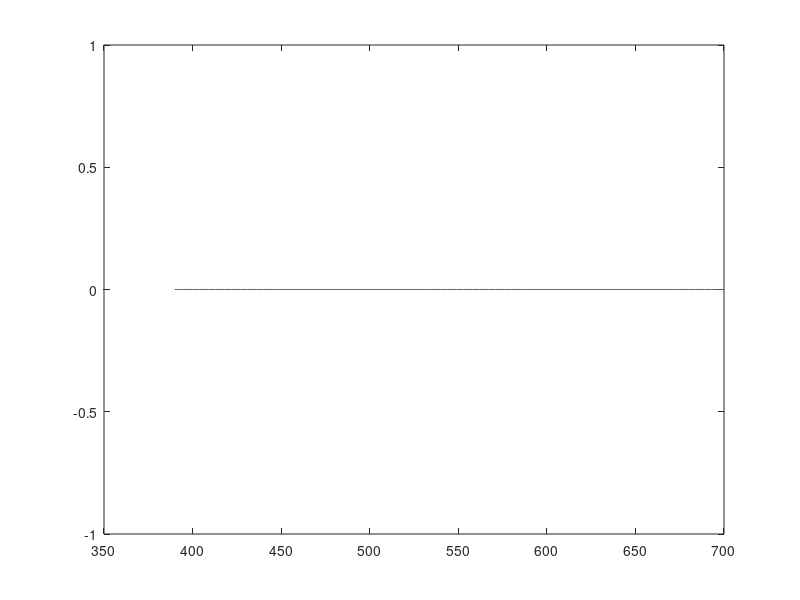

This figure's MATLAB source: (Note: this script raises an error after producing the figure.)
clear all,close all ,clc

wave_length_min = 390;
wave_length_max = 700;
wave_length_nr_max = 850;

wave_length_delta = 1;

wave_length_range = wave_length_min:wave_length_delta:wave_length_max;

plot(wave_length_range,wave_length_range*0)

wave_length_blue_start  = 390;
wave_length_blue_end    = 520;
wave_length_blue_range = wave_length_blue_start:wave_length_delta:...
    wave_length_blue_end;
wave_length_blue_distribution_alpha = 5;
wave_length_blue_distribution_beta = 4;

wave_length_blue_data = wave_length_distribution(wave_length_blue_range,...
    wave_length_blue_distribution_alpha,...
    wave_length_blue_distribution_beta);



wave_length_green_start = 480;
wave_length_green_end   = 610;
wave_length_green_range = wave_length_green_start:wave_length_delta:...
    wave_length_green_end;
wave_length_green_distribution_alpha = 3;
wave_length_green_distribution_beta = 3;

wave_length_green_data = wave_length_distribution(...
    wave_length_green_range,...
    wave_length_green_distribution_alpha,...
    wave_length_green_distribution_beta);

wave_length_red_start   = 590;
wave_length_red_end     = 700;
wave_length_red_range   = wave_length_red_start:wave_length_delta:...
    wave_length_red_end;
wave_length_red_distribution_alpha = 4;
wave_length_red_distribution_beta = 5;

wave_length_red_data = wave_length_distribution(...
    wave_length_red_range,...
    wave_length_red_distribution_alpha,...
    wave_length_red_distribution_beta);

wave_length_nr_move     = -100;
wave_length_nr_start   = 680 +wave_length_nr_move;
wave_length_nr_end     = 1400+wave_length_nr_move;
wave_length_nr_range   = wave_length_nr_start:wave_length_delta:...
    wave_length_nr_end;
wave_length_nr_distribution_alpha = 1.5;
wave_length_nr_distribution_beta = 5;

wave_length_nr_data = wave_length_distribution(...
    wave_length_nr_range,...
    wave_length_nr_distribution_alpha,...
    wave_length_nr_distribution_beta);



plot(wave_length_blue_range,wave_length_blue_data,'-.b')
hold on
plot(wave_length_green_range,wave_length_green_data,'-g')
%red_plot =plot(wave_length_red_range,wave_length_red_data,'--r');
%red_plot.Color=[1,0,0,0.1];
nr_plot =plot(wave_length_nr_range,wave_length_nr_data,':');
nr_plot.Color= [0.5,0,0];

axis([wave_length_min, wave_length_nr_max,0,1])
set(gca,'ytick',[])
set(gca,'yticklabel',[])
ylabel('Intensity, $I$','interpreter','latex','fontsize',16)
xlabel('Wavelength, $\lambda\;[nm]$','interpreter','latex','fontsize',16)
title('Intensity ranges for modified nRGB color channels', 'interpreter','latex',...
    'fontsize',16)
legend({'Blue channel','Green channel',...
    'Near infrared channel'},...
    'interpreter','latex','location','southeast','fontsize',10)
